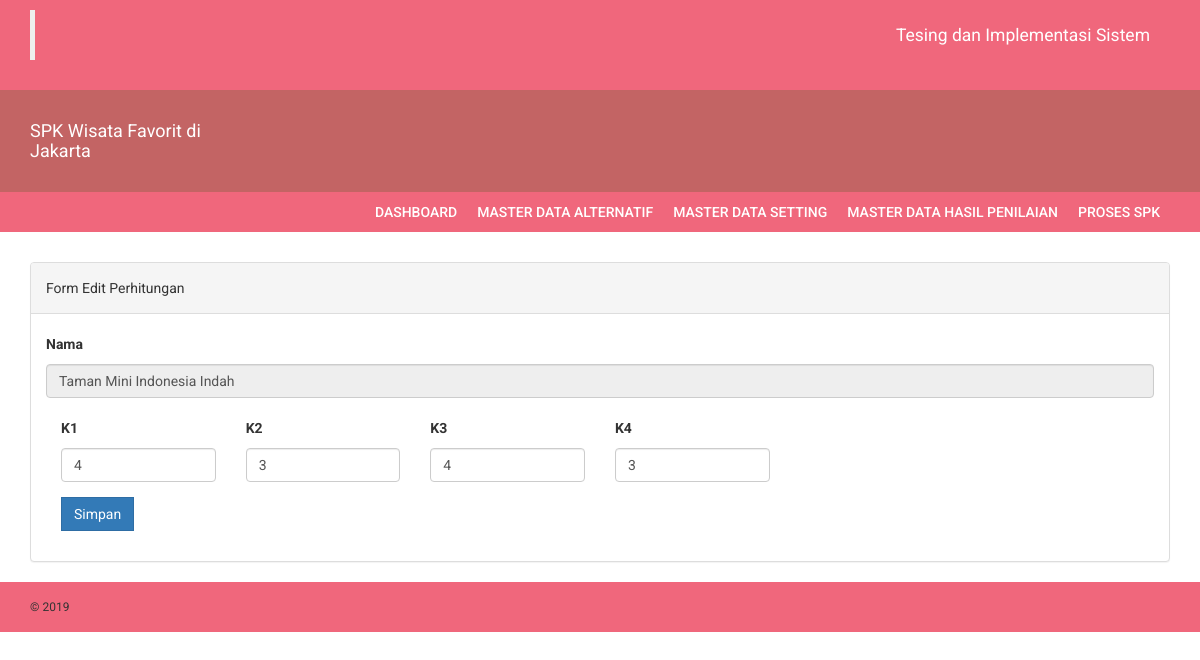
Screenshot of /edit_tpa.php?id=19 (signed in) with the database file from the repository.
### tables this page shows
CREATE TABLE `hasil_tpa` (
  `id_test` int(11) NOT NULL,
  `id_alternatif` int(11) DEFAULT NULL,
  `K1` int(11) DEFAULT NULL,
  `K2` int(11) DEFAULT NULL,
  `K3` int(11) DEFAULT NULL,
  `K4` int(11) DEFAULT NULL
);

CREATE TABLE `alternatif` (
  `id_alternatif` int(11) NOT NULL,
  `nama` varchar(64) DEFAULT NULL,
  `foto` varchar(64) DEFAULT NULL,
  `tgl_didirikan` date DEFAULT NULL,
  `deskripsi` varchar(500) DEFAULT NULL
);

CREATE TABLE `kriteria` (
  `id_kriteria` int(11) NOT NULL,
  `kriteria` varchar(32) DEFAULT NULL,
  `bobot` float(5,2) DEFAULT NULL,
  `type` varchar(12) DEFAULT NULL
);

### db/db_config.php (called while the page is built, shortened)
<?php
	class database extends PDO{
		protected $dsn = 'mysql:host=localhost;dbname=db_spk';
		protected $dsu = 'root';
		protected $dsp = '';
		private $cmd = '';
		function __construct(){
			try {
				$this->db = new PDO($this->dsn,$this->dsu,$this->dsp);
			} catch (PDOException $e) {
				echo $e->getMessage();
			}
		}
		function select($c,$t){
			$this->cmd = "select $c from $t";
			return $this;
		}
		function where($params){
			$this->cmd .= " where $params";
			return $this;
		}
		function get(){
			$q = $this->db->prepare($this->cmd);
			$q->execute();
			return $q->fetchAll();
		}
	}
?>

### edit_tpa.php (the view, shortened to what this page needs)
<?php include 'partials/header.php';?>
<div class="content">
    <div class="container">
        <div class="row">
            <div class="col-md-12">
            <br/>
              <div class="panel panel-default">
                  <div class="panel-heading">
                    Form Edit Perhitungan
                  </div>
                  <div class="panel-body">
                      <form method="post" action="model/do_update_tpa.php">
                          <?php foreach ($db->select('hasil_tpa.*,alternatif.id_alternatif,alternatif.nama','hasil_tpa,alternatif')->where('hasil_tpa.id_alternatif=alternatif.id_alternatif and hasil_tpa.id_alternatif='.$_GET['id'])->get() as $data): ?>
                              <div class="form-group">
                                  <label for="nama">Nama</label>
                                  <input type="text" class="form-control" id="nama" name="nama" value="<?= $data['nama']?>" readonly>
                              </div>
                              <?php foreach ($db->select('kriteria','kriteria')->get() as $r): ?>
	                          <div class="form-group col-md-2">
	                              <label><?= $r['kriteria']?></label>
	                              <input type="number" name="kriteria[]" class="form-control" value="<?= $data[$r['kriteria']]?>">
	                          </div>
	                          <?php endforeach ?>
                          <?php endforeach ?>
                          <div class="form-group col-md-12">
                              <button class="btn btn-primary">Simpan</button>
                          </div>
                      </form>
                  </div>
              </div>
            </div>
        </div>
        </div>
    </div>
<?php include 'partials/footer.php';?>

### assets/css/style.css (style rules this page uses)
body { font-family: 'Roboto', sans-serif; line-height: 30px; }
.btn { border-radius: 0px; -webkit-border-radius: 0px; -moz-border-radius: 0px; }

### rows the page displays
hasil_tpa: nama "Taman Mini Indonesia Indah"
kriteria: kriteria "K1", kriteria.K1 "4"
kriteria: kriteria "K2", kriteria.K2 "3"
kriteria: kriteria "K3", kriteria.K3 "4"
kriteria: kriteria "K4", kriteria.K4 "3"
